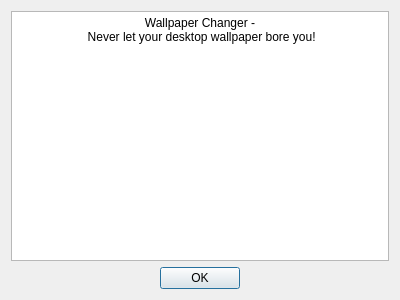
<?xml version="1.0" encoding="UTF-8"?>
<ui version="4.0">
 <class>AboutDialog</class>
 <widget class="QDialog" name="AboutDialog">
  <property name="geometry">
   <rect>
    <x>0</x>
    <y>0</y>
    <width>400</width>
    <height>300</height>
   </rect>
  </property>
  <property name="windowTitle">
   <string>Dialog</string>
  </property>
  <layout class="QVBoxLayout" name="verticalLayout">
   <item>
    <widget class="QTextBrowser" name="textBrowser">
     <property name="acceptDrops">
      <bool>false</bool>
     </property>
     <property name="autoFillBackground">
      <bool>true</bool>
     </property>
     <property name="html">
      <string>&lt;!DOCTYPE HTML PUBLIC &quot;-//W3C//DTD HTML 4.0//EN&quot; &quot;http://www.w3.org/TR/REC-html40/strict.dtd&quot;&gt;
&lt;html&gt;&lt;head&gt;&lt;meta name=&quot;qrichtext&quot; content=&quot;1&quot; /&gt;&lt;style type=&quot;text/css&quot;&gt;
p, li { white-space: pre-wrap; }
&lt;/style&gt;&lt;/head&gt;&lt;body style=&quot; font-family:'MS Shell Dlg 2'; font-size:8.25pt; font-weight:400; font-style:normal;&quot;&gt;
&lt;p align=&quot;center&quot; style=&quot; margin-top:0px; margin-bottom:0px; margin-left:0px; margin-right:0px; -qt-block-indent:0; text-indent:0px;&quot;&gt;&lt;span style=&quot; font-size:9pt;&quot;&gt;Wallpaper Changer -&lt;/span&gt;&lt;/p&gt;
&lt;p align=&quot;center&quot; style=&quot; margin-top:0px; margin-bottom:0px; margin-left:0px; margin-right:0px; -qt-block-indent:0; text-indent:0px;&quot;&gt;&lt;span style=&quot; font-size:9pt;&quot;&gt; Never let your desktop wallpaper bore you!&lt;/span&gt;&lt;/p&gt;&lt;/body&gt;&lt;/html&gt;</string>
     </property>
    </widget>
   </item>
   <item>
    <widget class="QDialogButtonBox" name="buttonBox">
     <property name="orientation">
      <enum>Qt::Horizontal</enum>
     </property>
     <property name="standardButtons">
      <set>QDialogButtonBox::Ok</set>
     </property>
     <property name="centerButtons">
      <bool>true</bool>
     </property>
    </widget>
   </item>
  </layout>
 </widget>
 <resources/>
 <connections>
  <connection>
   <sender>buttonBox</sender>
   <signal>accepted()</signal>
   <receiver>AboutDialog</receiver>
   <slot>accept()</slot>
   <hints>
    <hint type="sourcelabel">
     <x>248</x>
     <y>254</y>
    </hint>
    <hint type="destinationlabel">
     <x>157</x>
     <y>274</y>
    </hint>
   </hints>
  </connection>
  <connection>
   <sender>buttonBox</sender>
   <signal>rejected()</signal>
   <receiver>AboutDialog</receiver>
   <slot>reject()</slot>
   <hints>
    <hint type="sourcelabel">
     <x>316</x>
     <y>260</y>
    </hint>
    <hint type="destinationlabel">
     <x>286</x>
     <y>274</y>
    </hint>
   </hints>
  </connection>
 </connections>
</ui>
